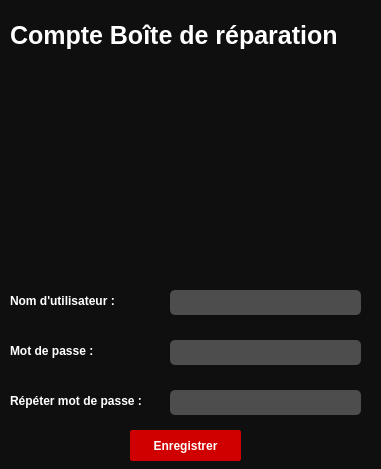
<?xml version="1.0" encoding="UTF-8"?>
<ui version="4.0">
 <class>registerUi</class>
 <widget class="QMainWindow" name="registerUi">
  <property name="geometry">
   <rect>
    <x>0</x>
    <y>0</y>
    <width>381</width>
    <height>469</height>
   </rect>
  </property>
  <property name="windowTitle">
   <string>Boîte de réparation</string>
  </property>
  <property name="windowIcon">
   <iconset resource="../qrc_sources/source.qrc">
    <normaloff>:/mainIcon/icons/movil_05.jpg</normaloff>:/mainIcon/icons/movil_05.jpg</iconset>
  </property>
  <property name="styleSheet">
   <string notr="true">/*-----QWidget-----*/
QWidget
{
	background-color: #0f0f0f;
	color: #fff;
	border-color: #000000;

}


/*-----QLabel-----*/
QLabel
{
	background-color: transparent;
	color: #fff;
	font-weight: bold;
	border-color: #000000;

}


/*-----QPushButton-----*/
QPushButton
{
	background-color: #d10000;
	color: #fff;
	font-weight: bold;
	border: 1px solid #d10000;  
	border-radius: 2px;
	padding: 5px;

}


QPushButton::hover
{
	background-color: #ad0000;
	color: #fff;

}


QPushButton::pressed
{
	background-color: #e00000;
	color: #fff;

}


/*-----QToolButton-----*/
QToolButton
{
	background-color: transparent;
	color: #000000;
	border-style: solid;
	border-color: #000000;

}


QToolButton::hover
{
	background-color: #d10000;
	color: #000000;
	border-radius: 15px;
	border-color: #d10000;

}


QToolButton::pressed
{
	background-color: #d10000;
	color: #000000;
	border-style: solid;
	border-width: 0px;

}


/*-----QLineEdit-----*/
QLineEdit{
	background-color: #4d4d4d;
	color: #fff;
	font-weight: bold;
	border-style: solid;
	border-radius: 5px;
	padding: 5px;

}


/*-----QCheckBox-----*/
QCheckBox
{
	background-color: transparent;
	color: #b9b9bb;
	font-weight: bold;

}


QCheckBox::indicator
{
    color: #b1b1b1;
    background-color: #00111d;
    border: 1px solid #d10000;
    width: 12px;
    height: 12px;

}


QCheckBox::indicator:checked
{
    image:url(&quot;./ressources/check.png&quot;); /*To replace*/
	background-color: #d10000;
    border: 1px solid #d10000;

}


QCheckBox::indicator:unchecked:hover
{
    border: 1px solid #ff0000;

}


QCheckBox::disabled
{
	color: #656565;

}


QCheckBox::indicator:disabled
{
	background-color: #656565;
	color: #656565;
    border: 1px solid #656565;

}
</string>
  </property>
  <widget class="QWidget" name="centralwidget">
   <widget class="QLabel" name="img">
    <property name="geometry">
     <rect>
      <x>-10</x>
      <y>70</y>
      <width>391</width>
      <height>181</height>
     </rect>
    </property>
    <property name="minimumSize">
     <size>
      <width>391</width>
      <height>181</height>
     </size>
    </property>
    <property name="maximumSize">
     <size>
      <width>391</width>
      <height>181</height>
     </size>
    </property>
    <property name="styleSheet">
     <string notr="true">image: url(:/newPrefix/icons/33513.jpg);</string>
    </property>
    <property name="text">
     <string/>
    </property>
   </widget>
   <widget class="QLabel" name="text">
    <property name="geometry">
     <rect>
      <x>10</x>
      <y>20</y>
      <width>331</width>
      <height>31</height>
     </rect>
    </property>
    <property name="sizePolicy">
     <sizepolicy hsizetype="Fixed" vsizetype="Preferred">
      <horstretch>0</horstretch>
      <verstretch>0</verstretch>
     </sizepolicy>
    </property>
    <property name="font">
     <font>
      <pointsize>19</pointsize>
      <weight>75</weight>
      <bold>true</bold>
     </font>
    </property>
    <property name="text">
     <string>Compte Boîte de réparation</string>
    </property>
    <property name="textFormat">
     <enum>Qt::AutoText</enum>
    </property>
   </widget>
   <widget class="QLineEdit" name="username">
    <property name="geometry">
     <rect>
      <x>170</x>
      <y>290</y>
      <width>191</width>
      <height>25</height>
     </rect>
    </property>
    <property name="acceptDrops">
     <bool>false</bool>
    </property>
   </widget>
   <widget class="QLabel" name="username_label">
    <property name="geometry">
     <rect>
      <x>10</x>
      <y>290</y>
      <width>141</width>
      <height>21</height>
     </rect>
    </property>
    <property name="text">
     <string>Nom d'utilisateur :</string>
    </property>
   </widget>
   <widget class="QLabel" name="password_label_2">
    <property name="geometry">
     <rect>
      <x>10</x>
      <y>340</y>
      <width>101</width>
      <height>21</height>
     </rect>
    </property>
    <property name="text">
     <string>Mot de passe :</string>
    </property>
   </widget>
   <widget class="QLineEdit" name="password">
    <property name="geometry">
     <rect>
      <x>170</x>
      <y>340</y>
      <width>191</width>
      <height>25</height>
     </rect>
    </property>
   </widget>
   <widget class="QLineEdit" name="password_2">
    <property name="geometry">
     <rect>
      <x>170</x>
      <y>390</y>
      <width>191</width>
      <height>25</height>
     </rect>
    </property>
   </widget>
   <widget class="QLabel" name="password_label">
    <property name="geometry">
     <rect>
      <x>10</x>
      <y>390</y>
      <width>171</width>
      <height>21</height>
     </rect>
    </property>
    <property name="text">
     <string>Répéter mot de passe :</string>
    </property>
   </widget>
   <widget class="QPushButton" name="save">
    <property name="geometry">
     <rect>
      <x>130</x>
      <y>430</y>
      <width>111</width>
      <height>31</height>
     </rect>
    </property>
    <property name="text">
     <string>Enregistrer</string>
    </property>
   </widget>
  </widget>
 </widget>
 <resources>
  <include location="../qrc_sources/source.qrc"/>
 </resources>
 <connections/>
</ui>
